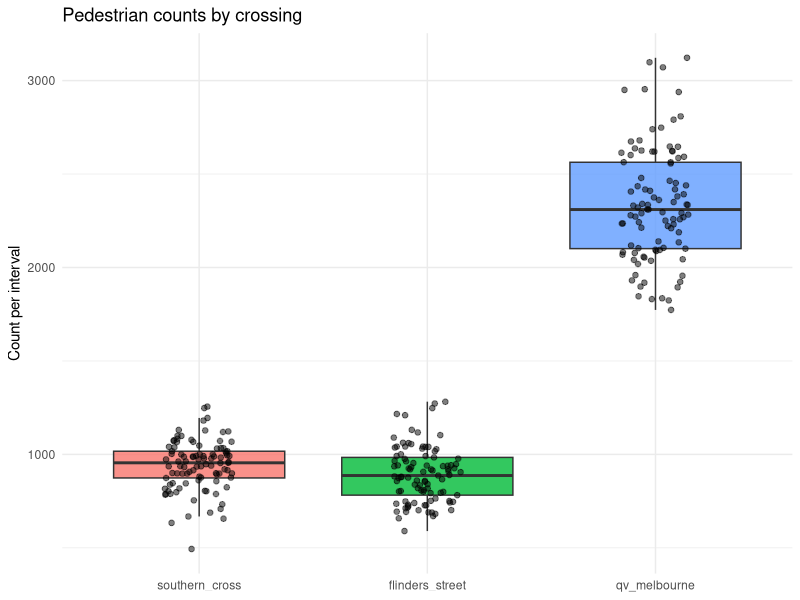
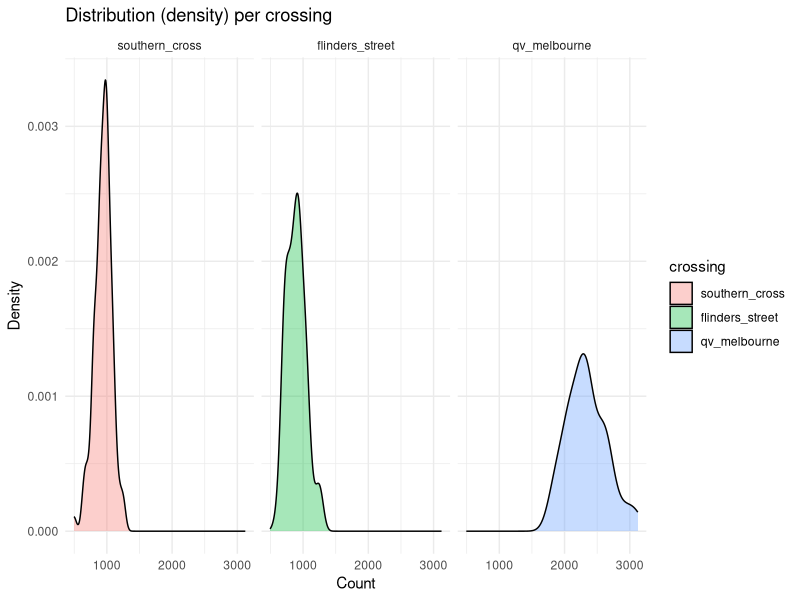
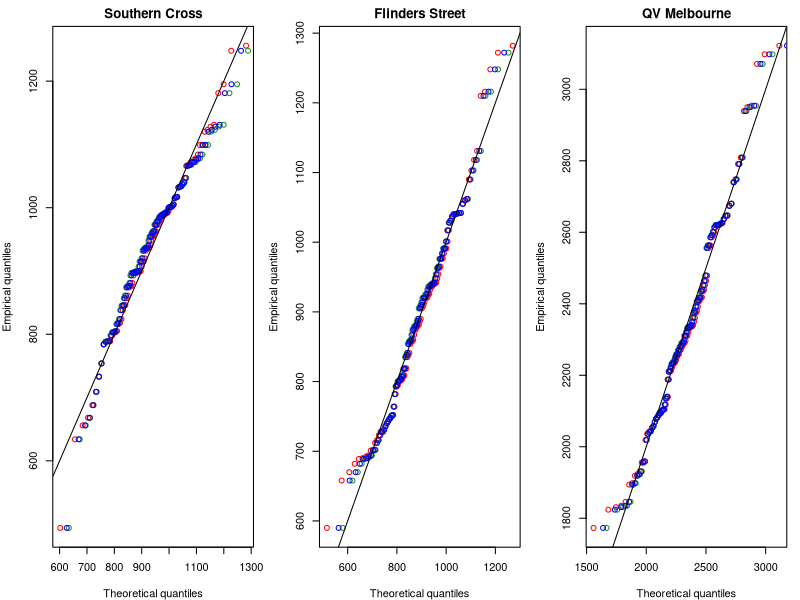
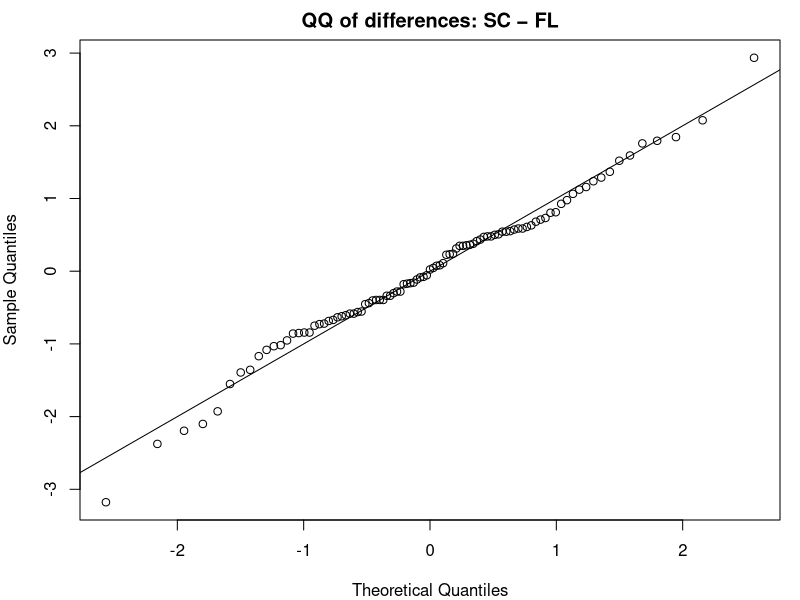
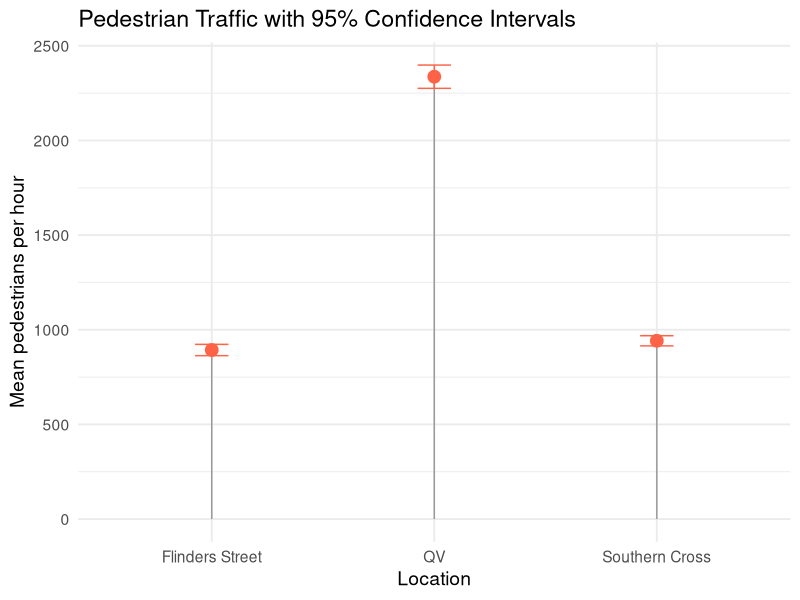
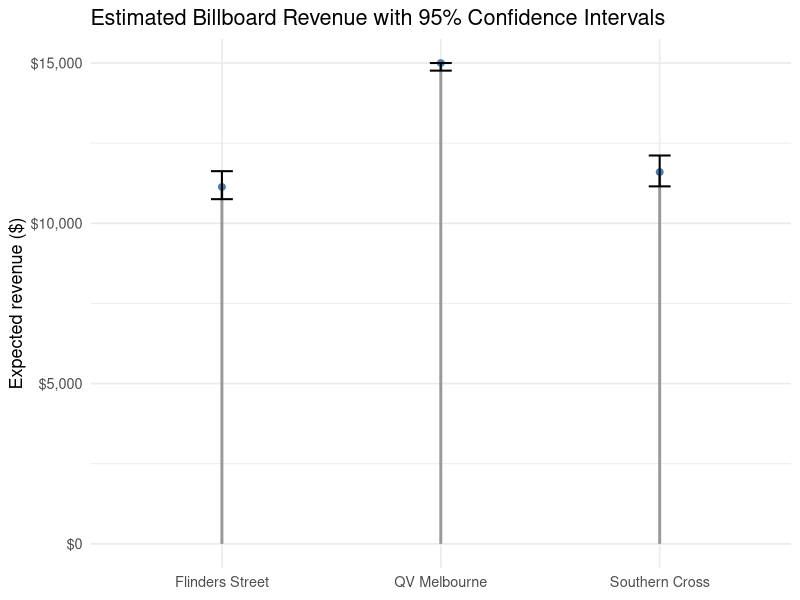
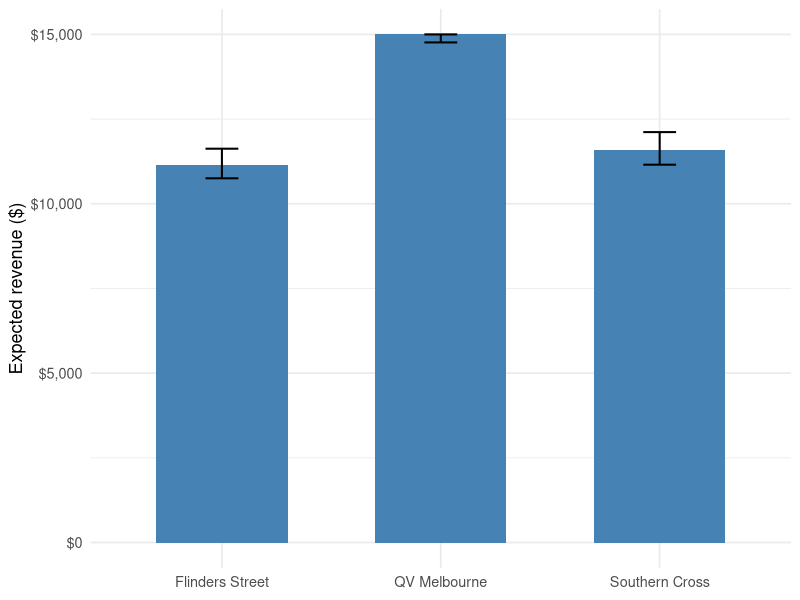

Write R code to recreate these figures, in order.
## ---- chunk 1
#| label: setup
#| include: false
#| echo: false
#| message: false
#| warning: false

knitr::opts_chunk$set(fig.align = "center", fig.width = 8, fig.height = 5, dpi = 150)

library(tidyverse)
library(boot)
library(MASS)

set.seed(355435)  

B <- 5000
## ---- chunk 2
pedestrian_df <- read.csv(here::here("data/pedestrians.csv"))
## ---- chunk 3
pedestrian_long <- pedestrian_df %>%
  mutate(obs = row_number()) %>%
  pivot_longer(-obs, names_to = "crossing", values_to = "count") %>%
  mutate(crossing = factor(crossing,
                           levels = c("southern_cross","flinders_street","qv_melbourne")))

ggplot(pedestrian_long, aes(x = crossing, y = count, fill = crossing)) +
  geom_boxplot(outlier.shape = NA, alpha = 0.8) +
  geom_jitter(width = 0.15, alpha = 0.5, size = 1.6) +
  labs(title = "Pedestrian counts by crossing", x = NULL, y = "Count per interval") +
  theme_minimal() + theme(legend.position = "none")

ggplot(pedestrian_long, aes(x = count, fill = crossing)) +
  geom_density(alpha = 0.35) +
  facet_wrap(~ crossing, scales = "fixed") +
  labs(title = "Distribution (density) per crossing", x = "Count", y = "Density") +
  theme_minimal()

## ---- chunk 4
desc <- pedestrian_long |>
  group_by(crossing) |>
  summarise(
    n     = n(),
    mean  = mean(count),
    median= median(count),
    sd    = sd(count),
    min   = min(count),
    max   = max(count),
    iqr   = IQR(count),
    .groups = "drop"
)

## ---- chunk 5
# Southern Cross
sc <- pedestrian_df$southern_cross
fit_sc_norm  <- fitdistr(sc, "normal")
fit_sc_logn  <- fitdistr(sc, "lognormal")
fit_sc_gamma <- fitdistr(sc, "gamma")   

sc_models <- tibble(
  crossing = "southern_cross",
  model    = c("normal","lognormal","gamma"),
  logLik   = c(logLik(fit_sc_norm)[1],  logLik(fit_sc_logn)[1],  logLik(fit_sc_gamma)[1]),
  AIC      = c(AIC(fit_sc_norm),        AIC(fit_sc_logn),        AIC(fit_sc_gamma)),

  mean_est = c(
    unname(fit_sc_norm$estimate["mean"]),
    exp(fit_sc_logn$estimate["meanlog"] + 0.5*fit_sc_logn$estimate["sdlog"]^2),
    unname(fit_sc_gamma$estimate["shape"] / fit_sc_gamma$estimate["rate"])),
  
  sd_est   = c(
    unname(fit_sc_norm$estimate["sd"]),
    sqrt((exp(fit_sc_logn$estimate["sdlog"]^2) - 1) *
         exp(2*fit_sc_logn$estimate["meanlog"] + fit_sc_logn$estimate["sdlog"]^2)),
    sqrt(unname(fit_sc_gamma$estimate["shape"]) / (unname(fit_sc_gamma$estimate["rate"])^2))))

# Flinders Street
fl <- pedestrian_df$flinders_street
fit_fl_norm  <- fitdistr(fl, "normal")
fit_fl_logn  <- fitdistr(fl, "lognormal")
fit_fl_gamma <- fitdistr(fl, "gamma")

fl_models <- tibble(
  crossing = "flinders_street",
  model    = c("normal","lognormal","gamma"),
  logLik   = c(logLik(fit_fl_norm)[1],  logLik(fit_fl_logn)[1],  logLik(fit_fl_gamma)[1]),
  AIC      = c(AIC(fit_fl_norm),        AIC(fit_fl_logn),        AIC(fit_fl_gamma)),

  mean_est = c(
    unname(fit_fl_norm$estimate["mean"]),
    exp(fit_fl_logn$estimate["meanlog"] + 0.5*fit_fl_logn$estimate["sdlog"]^2),
    unname(fit_fl_gamma$estimate["shape"] / fit_fl_gamma$estimate["rate"])),
  
  sd_est   = c(
    unname(fit_fl_norm$estimate["sd"]),
    sqrt((exp(fit_fl_logn$estimate["sdlog"]^2) - 1) *
         exp(2*fit_fl_logn$estimate["meanlog"] + fit_fl_logn$estimate["sdlog"]^2)),
    sqrt(unname(fit_fl_gamma$estimate["shape"]) / (unname(fit_fl_gamma$estimate["rate"])^2))))

# QV Melbourne
qv <- pedestrian_df$qv_melbourne
fit_qv_norm  <- fitdistr(qv, "normal")
fit_qv_logn  <- fitdistr(qv, "lognormal")
fit_qv_gamma <- fitdistr(qv, "gamma")

qv_models <- tibble(
  crossing = "qv_melbourne",
  model    = c("normal","lognormal","gamma"),
  logLik   = c(logLik(fit_qv_norm)[1],  logLik(fit_qv_logn)[1],  logLik(fit_qv_gamma)[1]),
  AIC      = c(AIC(fit_qv_norm),        AIC(fit_qv_logn),        AIC(fit_qv_gamma)),

  mean_est = c(
    unname(fit_qv_norm$estimate["mean"]),
    exp(fit_qv_logn$estimate["meanlog"] + 0.5*fit_qv_logn$estimate["sdlog"]^2),
    unname(fit_qv_gamma$estimate["shape"] / fit_qv_gamma$estimate["rate"])),
  
  sd_est   = c(
    unname(fit_qv_norm$estimate["sd"]),
    sqrt((exp(fit_qv_logn$estimate["sdlog"]^2) - 1) *
         exp(2*fit_qv_logn$estimate["meanlog"] + fit_qv_logn$estimate["sdlog"]^2)),
    sqrt(unname(fit_qv_gamma$estimate["shape"]) / (unname(fit_qv_gamma$estimate["rate"])^2))))

mle_fits <- bind_rows(sc_models, fl_models, qv_models) |>
  arrange(crossing, AIC)

mle_fits
## ---- chunk 6
par(mfrow = c(1,3), mar = c(4,4,2,1))

## Southern Cross 
x <- sort(sc); n <- length(x); p <- (seq_len(n)-0.5)/n
qN <- qnorm(p,  mean = fit_sc_norm$estimate["mean"],    sd    = fit_sc_norm$estimate["sd"])
qL <- qlnorm(p, meanlog = fit_sc_logn$estimate["meanlog"], sdlog = fit_sc_logn$estimate["sdlog"])
qG <- qgamma(p, shape = fit_sc_gamma$estimate["shape"], rate = fit_sc_gamma$estimate["rate"])
plot(qN, x, xlab="Theoretical quantiles", ylab="Empirical quantiles", main="Southern Cross",
     pch=1, col="red"); points(qL, x, pch=1, col="forestgreen"); points(qG, x, pch=1, col="blue"); abline(0,1)

# Flinders Street
x <- sort(fl); n <- length(x); p <- (seq_len(n)-0.5)/n
qN <- qnorm(p,  mean = fit_fl_norm$estimate["mean"],    sd    = fit_fl_norm$estimate["sd"])
qL <- qlnorm(p, meanlog = fit_fl_logn$estimate["meanlog"], sdlog = fit_fl_logn$estimate["sdlog"])
qG <- qgamma(p, shape = fit_fl_gamma$estimate["shape"], rate = fit_fl_gamma$estimate["rate"])
plot(qN, x, xlab="Theoretical quantiles", ylab="Empirical quantiles", main="Flinders Street",
     pch=1, col="red"); points(qL, x, pch=1, col="forestgreen"); points(qG, x, pch=1, col="blue"); abline(0,1)

# QV Melbourne 
x <- sort(qv); n <- length(x); p <- (seq_len(n)-0.5)/n
qN <- qnorm(p,  mean = fit_qv_norm$estimate["mean"],    sd    = fit_qv_norm$estimate["sd"])
qL <- qlnorm(p, meanlog = fit_qv_logn$estimate["meanlog"], sdlog = fit_qv_logn$estimate["sdlog"])
qG <- qgamma(p, shape = fit_qv_gamma$estimate["shape"], rate = fit_qv_gamma$estimate["rate"])
plot(qN, x, xlab="Theoretical quantiles", ylab="Empirical quantiles", main="QV Melbourne",
     pch=1, col="red"); points(qL, x, pch=1, col="forestgreen"); points(qG, x, pch=1, col="blue"); abline(0,1)

par(mfrow = c(1,1))

## ---- chunk 7
pedestrian_long %>%
  group_by(crossing) %>%
  summarise(q90 = quantile(count, 0.9))

## ---- chunk 8

# function to calculate 90th percentile
q90_fn <- function(data, i) quantile(data[i], 0.9)

# example for Flinders
fl_boot <- boot(pedestrian_df$flinders_street, q90_fn, R = 1000)
ci_fl <- boot.ci(fl_boot, type = "perc")
round(ci_fl$percent[4:5], 2)

# Southern Cross
sc_boot <- boot(pedestrian_df$southern_cross, q90_fn, R = 1000)
ci_sc <- boot.ci(sc_boot, type = "perc")
round(ci_sc$percent[4:5], 2)


# QV
qv_boot <- boot(pedestrian_df$qv, q90_fn, R = 1000)
ci_qv <- boot.ci(qv_boot, type = "perc")
round(ci_qv$percent[4:5], 2)


## ---- chunk 9

library(fitdistrplus)

set.seed(30)
n_fl <- length(pedestrian_df$flinders_street)
n_sc <- length(pedestrian_df$southern_cross)
n_qv <- length(pedestrian_df$qv)


# Flinders & QV: Lognormal
fl_fit <- fitdist(pedestrian_df$flinders_street, "lnorm")
qv_fit <- fitdist(pedestrian_df$qv, "lnorm")

# Southern Cross: Normal
sc_fit <- fitdist(pedestrian_df$southern_cross, "norm")

fl_fit$estimate; sc_fit$estimate; qv_fit$estimate

## ---- chunk 10
q90_model_ci <- function(fit, dist, n, B = 2000) {
  # Point estimate from the fitted distribution
  q90_hat <- switch(
    dist,
    "lnorm" = qlnorm(0.9,
                     meanlog = fit$estimate["meanlog"],
                     sdlog   = fit$estimate["sdlog"]),
    "norm"  = qnorm(0.9,
                    mean = fit$estimate["mean"],
                    sd   = fit$estimate["sd"])
  )

  # Parametric bootstrap: simulate datasets of size n from the fitted model
  boot_q90 <- replicate(B, {
    sim <- switch(
      dist,
      "lnorm" = rlnorm(n,
                       meanlog = fit$estimate["meanlog"],
                       sdlog   = fit$estimate["sdlog"]),
      "norm"  = rnorm(n,
                      mean = fit$estimate["mean"],
                      sd   = fit$estimate["sd"])
    )
    as.numeric(quantile(sim, 0.9))
  })

  ci <- quantile(boot_q90, c(0.025, 0.975))
  tibble(
    q90_model = round(q90_hat, 2),
    ci_low    = round(ci[1], 2),
    ci_high   = round(ci[2], 2)
  )
}

## ---- chunk 11
df  <- na.omit(pedestrian_df[, c("southern_cross","flinders_street")])
sc  <- df$southern_cross
fl  <- df$flinders_street
d   <- sc - fl                 

# 95% CI for the mean difference 
tt <- t.test(sc, fl, paired = TRUE, conf.level = 0.95)
tt

qqnorm(scale(d), main = "QQ of differences: SC − FL"); abline(0,1)
## ---- chunk 12
mean_ci <- pedestrian_long |>
  group_by(crossing) |>
  summarise(
    n    = n(),
    mean = mean(count, na.rm = TRUE),
    sd   = sd(count,   na.rm = TRUE),
    .groups = "drop"
  ) |>
  mutate(
    se    = sd / sqrt(n),
    tcrit = qt(0.975, df = n - 1),
    lo    = mean - tcrit * se,
    hi    = mean + tcrit * se
  ) |>
  arrange(desc(mean))

mean_ci

## ---- chunk 13
# Southern Cross
t.test(pedestrian_df$southern_cross, conf.level = 0.95)

# Flinders Street
t.test(pedestrian_df$flinders_street, conf.level = 0.95)

# QV
t.test(pedestrian_df$qv, conf.level = 0.95)

library(dplyr)
library(broom)
library(purrr)

ci_table <- list(
  "Southern Cross" = t.test(pedestrian_df$southern_cross),
  "Flinders Street" = t.test(pedestrian_df$flinders_street),
  "QV" = t.test(pedestrian_df$qv)
) %>%
  map_dfr(~ tidy(.x), .id = "Location") %>%
  dplyr::select(Location, estimate, conf.low, conf.high)

ci_table


## ---- chunk 14
#| label: fig-trafficCI
#| fig-cap: "Pedestrian traffic with 95% confidence intervals at each location."
ggplot(ci_table, aes(x = Location, y = estimate)) +
  geom_segment(aes(xend = Location, y = 0, yend = estimate), color = "grey60") +
  geom_point(size = 4, color = "tomato") +
  geom_errorbar(aes(ymin = conf.low, ymax = conf.high), width = 0.15, color = "tomato") +
  labs(
    title = "Pedestrian Traffic with 95% Confidence Intervals",
    y = "Mean pedestrians per hour",
    x = "Location"
  ) +
  theme_minimal(base_size = 14)

## ---- chunk 15

library(tidyverse)
library(scales)

threshold <- 1000

sites   <- c("Southern Cross","Flinders Street","QV Melbourne")
vectors <- list(
  pedestrian_df$southern_cross,
  pedestrian_df$flinders_street,
  pedestrian_df$qv_melbourne
)

get_p <- function(x, thr = 1000) {
  n <- sum(!is.na(x))
  k <- sum(x > thr, na.rm = TRUE)
  pt <- prop.test(k, n, conf.level = 0.95)
  c(p_hat = k/n, low = unname(pt$conf.int[1]), high = unname(pt$conf.int[2]))
}

mat <- t(sapply(vectors, get_p, thr = threshold))

task5_tbl <- tibble(
  Location = sites,
  p_hat    = mat[, "p_hat"],
  p_low    = mat[, "low"],
  p_high   = mat[, "high"]
) |>
  mutate(
    Revenue     = 10000 + 5000 * p_hat,
    Rev_low     = 10000 + 5000 * p_low,
    Rev_high    = 10000 + 5000 * p_high
  )

knitr::kable(task5_tbl,
             digits = c(NA, 3, 3, 3, 0, 0, 0),
             caption = "Proportion of days above 1000 and expected revenue with 95% CIs.")

## ---- chunk 16
#| label: fig-task5-plot
#| fig-cap: "Estimated billboard revenue with 95% confidence intervals."

ggplot(task5_tbl, aes(x = Location, y = Revenue)) +
  geom_segment(aes(xend = Location, y = 0, yend = Revenue),
               color = "grey60", linewidth = 1) +
  geom_point(size = 2, color = "steelblue") +
  geom_errorbar(aes(ymin = Rev_low, ymax = Rev_high),
                width = 0.1, color = "black", linewidth = 0.7) +
  scale_y_continuous(labels = dollar_format(accuracy = 1)) +
  labs(
    title = "Estimated Billboard Revenue with 95% Confidence Intervals",
    x = NULL,
    y = "Expected revenue ($)"
  ) +
  theme_minimal(base_size = 13)
## ---- chunk 17
#| label: task5-plot
#| fig-cap: "Estimated billboard revenue with 95% confidence intervals."
ggplot(task5_tbl, aes(x = Location, y = Revenue)) +
  geom_col(width = 0.6, fill = "steelblue") +
  geom_errorbar(aes(ymin = Rev_low, ymax = Rev_high), width = 0.15, linewidth = 0.7) +
  scale_y_continuous(labels = dollar_format(accuracy = 1)) +
  labs(x = NULL, y = "Expected revenue ($)") +
  theme_minimal(base_size = 13)
